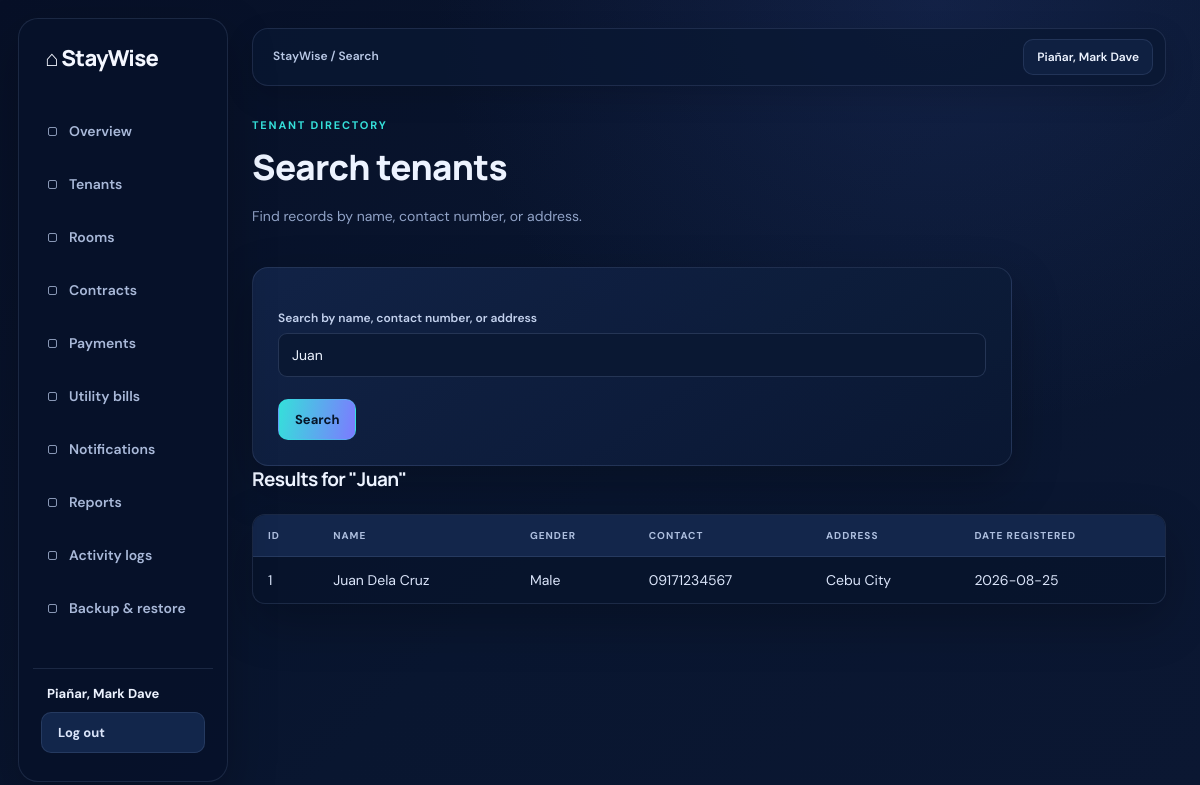
The app's page /search.php?keyword=Juan (signed in) with its own data.
### tables this page shows
CREATE TABLE `app_users` (
  `user_id` int(10) UNSIGNED NOT NULL,
  `full_name` varchar(150) NOT NULL,
  `email` varchar(190) NOT NULL,
  `password_hash` varchar(255) NOT NULL,
  `created_at` timestamp NOT NULL DEFAULT current_timestamp(),
  `role` enum('owner','tenant') NOT NULL DEFAULT 'owner',
  `status` enum('active','pending','disabled') NOT NULL DEFAULT 'active',
  `username` varchar(50) DEFAULT NULL
);

CREATE TABLE `tenants` (
  `tenant_id` int(11) NOT NULL,
  `user_id` int(11) DEFAULT NULL,
  `first_name` varchar(50) NOT NULL,
  `last_name` varchar(50) NOT NULL,
  `gender` enum('Male','Female','Other') NOT NULL,
  `contact_number` varchar(20) NOT NULL,
  `address` varchar(150) NOT NULL,
  `date_registered` date NOT NULL DEFAULT curdate(),
  `owner_id` int(10) UNSIGNED DEFAULT NULL
);

### backend/auth_init.php (called while the page is built, shortened)
<?php
function require_staywise_login(): void
{
    $userId = (int) ($_SESSION['staywise_user']['id'] ?? 0);
    $stmt = $GLOBALS['pdo']->prepare(
        'SELECT user_id, full_name, email, role, status FROM app_users WHERE user_id = :user_id LIMIT 1'
    );
    $stmt->execute([':user_id' => $userId]);
}
function require_staywise_owner(): void
{
    require_staywise_login();
}

### classes/Tenant.php (called while the page is built, shortened)
<?php
class Tenant
{
    private PDO $conn;
    private string $table = 'tenants';
    public function __construct(PDO $pdo)
    {
        $this->conn = $pdo;
    }
    public function searchTenants(string $keyword, int $ownerId): array
    {
        $stmt = $this->conn->prepare(
            "SELECT t.*, u.email AS account_email
             FROM {$this->table} t
             LEFT JOIN app_users u ON u.user_id = t.user_id
             WHERE t.owner_id = :owner_id
               AND (t.first_name LIKE :kw OR t.last_name LIKE :kw
                    OR CONCAT(t.first_name, ' ', t.last_name) LIKE :kw
                    OR t.contact_number LIKE :kw OR t.address LIKE :kw)
             ORDER BY t.tenant_id DESC"
        );
        $stmt->execute([':owner_id' => $ownerId, ':kw' => "%$keyword%"]);
        return $stmt->fetchAll();
    }
}

### search.php (the view, shortened to what this page needs)
<?php
require_once __DIR__ . '/backend/auth_init.php';
require_staywise_owner();
$activePage = 'search';
require_once __DIR__ . '/classes/Tenant.php';
$tenant = new Tenant($pdo);
$results = [];
$keyword = "";
if ($_SERVER['REQUEST_METHOD'] === 'GET' && isset($_GET['keyword'])) {
    $keyword = trim($_GET['keyword']);
    if ($keyword !== "") {
        $results = $tenant->searchTenants($keyword, (int) $_SESSION['staywise_user']['owner_id']);
    }
}
?>
<!DOCTYPE html>
<html lang="en">
<head><meta charset="UTF-8"><meta name="viewport" content="width=device-width, initial-scale=1">
    <link rel="stylesheet" href="assets/css/style.css?v=20261015">
</head>
<body>
    <?php require __DIR__ . '/Include/sidebar.php'; ?>
    <main class="home-content">
    <header class="topbar"><p class="topbar-label">StayWise <span aria-hidden="true">/</span> Search</p><span class="topbar-user"><?= htmlspecialchars($_SESSION['staywise_user']['name'], ENT_QUOTES, 'UTF-8') ?></span></header>
    <div class="page-head"><div><p class="eyebrow">Tenant directory</p><h1>Search tenants</h1><p>Find records by name, contact number, or address.</p></div></div>
    <form method="GET" action="search.php">
        <label for="keyword">Search by name, contact number, or address</label>
        <input id="keyword" type="text" name="keyword" value="<?= htmlspecialchars($keyword, ENT_QUOTES, 'UTF-8') ?>" placeholder="e.g. Juan or 0917...">
        <button type="submit">Search</button>
    </form>
    <?php if ($keyword !== ""): ?>
        <h2>Results for "<?= htmlspecialchars($keyword, ENT_QUOTES, 'UTF-8') ?>"</h2>
        <table>
            <tr>
                <th>ID</th>
                <th>Name</th>
                <th>Gender</th>
                <th>Contact</th>
                <th>Address</th>
                <th>Date Registered</th>
            </tr>
            <?php foreach ($results as $row): ?>
                <tr>
                    <td><?= (int) $row['tenant_id'] ?></td>
                    <td><?= htmlspecialchars($row['first_name'] . ' ' . $row['last_name'], ENT_QUOTES, 'UTF-8') ?></td>
                    <td><?= htmlspecialchars($row['gender'], ENT_QUOTES, 'UTF-8') ?></td>
                    <td><?= htmlspecialchars($row['contact_number'], ENT_QUOTES, 'UTF-8') ?></td>
                    <td><?= htmlspecialchars($row['address'], ENT_QUOTES, 'UTF-8') ?></td>
                    <td><?= htmlspecialchars($row['date_registered'], ENT_QUOTES, 'UTF-8') ?></td>
                </tr>
            <?php endforeach; ?>
        </table>
    <?php endif; ?>
    </main>
</body>
</html>

### Include/sidebar.php (shortened to what this page needs)
<?php
$activePage = $activePage ?? '';
$currentUser = $_SESSION['staywise_user'] ?? [];
?>
<nav aria-label="Main navigation">
    <a href="index.php" class="<?= $activePage === 'overview' ? 'active' : '' ?>" <?= $activePage === 'overview' ? 'aria-current="page"' : '' ?>>Overview</a>
    <?php if (($currentUser['role'] ?? '') === 'owner'): ?>
        <a href="view_tenants.php" class="<?= $activePage === 'tenants' ? 'active' : '' ?>" <?= $activePage === 'tenants' ? 'aria-current="page"' : '' ?>>Tenants</a>
        <a href="rooms.php" class="<?= $activePage === 'rooms' ? 'active' : '' ?>" <?= $activePage === 'rooms' ? 'aria-current="page"' : '' ?>>Rooms</a>
        <a href="contracts.php" class="<?= $activePage === 'contracts' ? 'active' : '' ?>" <?= $activePage === 'contracts' ? 'aria-current="page"' : '' ?>>Contracts</a>
        <a href="payments.php" class="<?= $activePage === 'payments' ? 'active' : '' ?>" <?= $activePage === 'payments' ? 'aria-current="page"' : '' ?>>Payments</a>
        <a href="utility_bills.php" class="<?= $activePage === 'utilities' ? 'active' : '' ?>" <?= $activePage === 'utilities' ? 'aria-current="page"' : '' ?>>Utility bills</a>
        <a href="notifications.php" class="<?= $activePage === 'notifications' ? 'active' : '' ?>" <?= $activePage === 'notifications' ? 'aria-current="page"' : '' ?>>Notifications</a>
        <a href="reports.php" class="<?= $activePage === 'reports' ? 'active' : '' ?>" <?= $activePage === 'reports' ? 'aria-current="page"' : '' ?>>Reports</a>
        <a href="activity_logs.php" class="<?= $activePage === 'activity' ? 'active' : '' ?>" <?= $activePage === 'activity' ? 'aria-current="page"' : '' ?>>Activity logs</a>
        <a href="backup.php" class="<?= $activePage === 'backup' ? 'active' : '' ?>" <?= $activePage === 'backup' ? 'aria-current="page"' : '' ?>>Backup &amp; restore</a>
    <?php else: ?>
        <a href="notifications.php" class="<?= $activePage === 'notifications' ? 'active' : '' ?>" <?= $activePage === 'notifications' ? 'aria-current="page"' : '' ?>>Notifications</a>
    <?php endif; ?>
    <div class="sidebar-account">
        <span class="sidebar-user"><?= htmlspecialchars($currentUser['name'] ?? 'User', ENT_QUOTES, 'UTF-8') ?></span>
        <form class="sidebar-form" method="POST" action="logout.php" onsubmit="return confirm('Are you sure you want to log out?');">
            <button class="sidebar-logout" type="submit">Log out</button>
        </form>
    </div>
</nav>

### records on screen
app_users: full_name "Piañar, Mark Dave"
tenants: tenant_id "1", first_name+last_name "Juan Dela Cruz", gender "Male", contact_number "09171234567", address "Cebu City", date_registered "2026-08-25"

### other values on screen
$_SESSION['staywise_user']['name'] "Piañar, Mark Dave"
$keyword "Juan"
